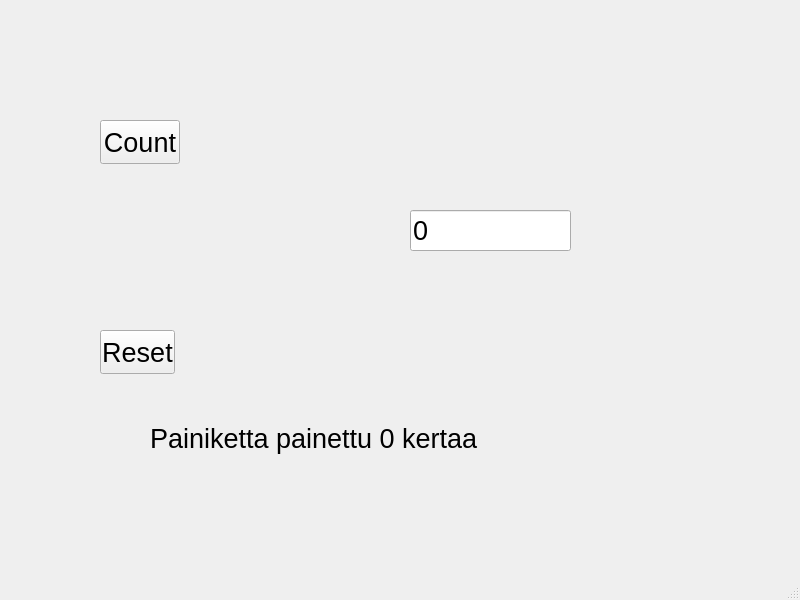
<?xml version="1.0" encoding="UTF-8"?>
<ui version="4.0">
 <class>MainWindow</class>
 <widget class="QMainWindow" name="MainWindow">
  <property name="geometry">
   <rect>
    <x>0</x>
    <y>0</y>
    <width>800</width>
    <height>600</height>
   </rect>
  </property>
  <property name="font">
   <font>
    <pointsize>20</pointsize>
   </font>
  </property>
  <property name="windowTitle">
   <string>MainWindow</string>
  </property>
  <widget class="QWidget" name="centralwidget">
   <widget class="QPushButton" name="btnCount">
    <property name="geometry">
     <rect>
      <x>100</x>
      <y>120</y>
      <width>80</width>
      <height>44</height>
     </rect>
    </property>
    <property name="text">
     <string>Count</string>
    </property>
   </widget>
   <widget class="QPushButton" name="btnReset">
    <property name="geometry">
     <rect>
      <x>100</x>
      <y>330</y>
      <width>75</width>
      <height>44</height>
     </rect>
    </property>
    <property name="text">
     <string>Reset</string>
    </property>
   </widget>
   <widget class="QLabel" name="labelInfo">
    <property name="geometry">
     <rect>
      <x>150</x>
      <y>420</y>
      <width>371</width>
      <height>36</height>
     </rect>
    </property>
    <property name="text">
     <string>Painiketta painettu 0 kertaa</string>
    </property>
   </widget>
   <widget class="QLineEdit" name="txtResult">
    <property name="geometry">
     <rect>
      <x>410</x>
      <y>210</y>
      <width>161</width>
      <height>41</height>
     </rect>
    </property>
    <property name="text">
     <string>0</string>
    </property>
   </widget>
  </widget>
  <widget class="QMenuBar" name="menubar">
   <property name="geometry">
    <rect>
     <x>0</x>
     <y>0</y>
     <width>800</width>
     <height>42</height>
    </rect>
   </property>
  </widget>
  <widget class="QStatusBar" name="statusbar"/>
 </widget>
 <resources/>
 <connections/>
</ui>
